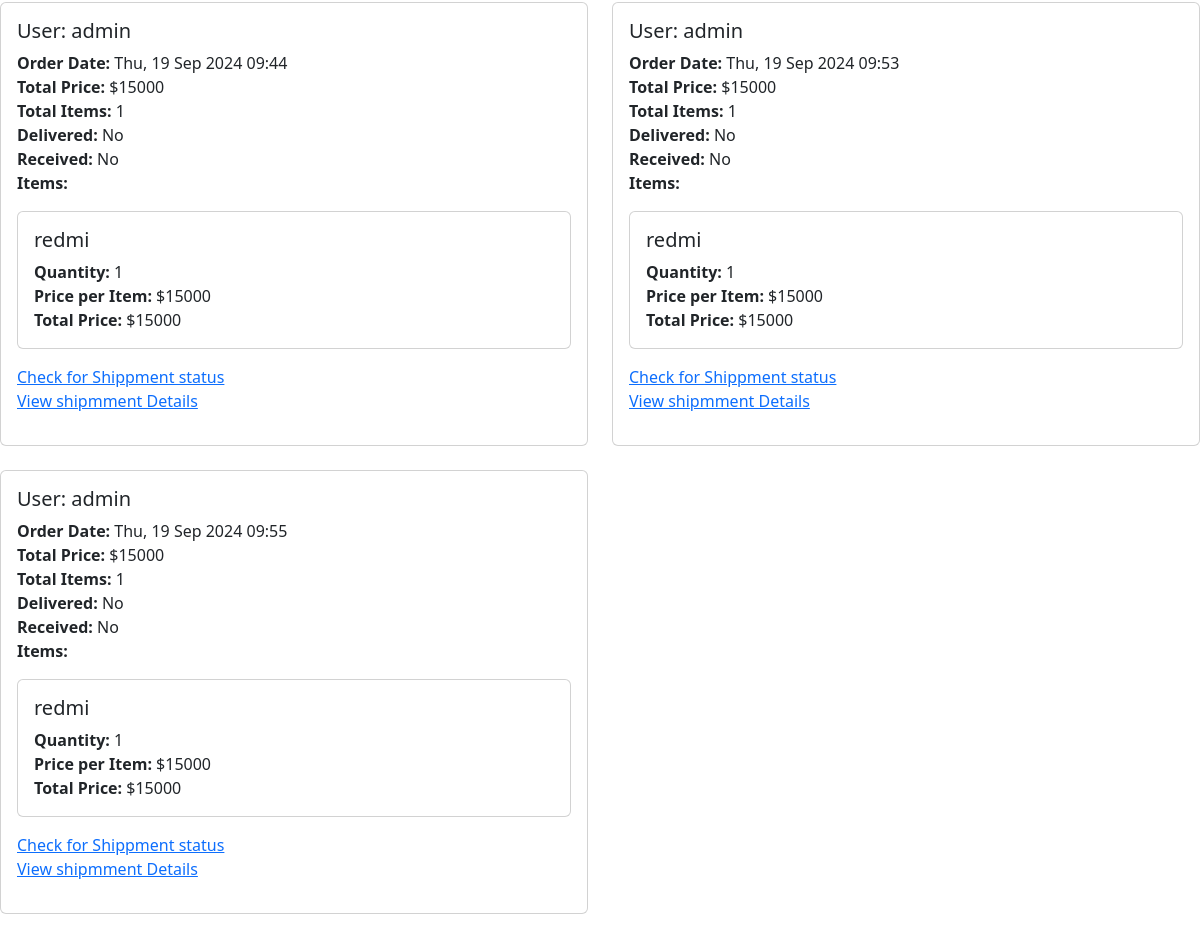
The app's page /orders/ (signed in, lower part), older data.
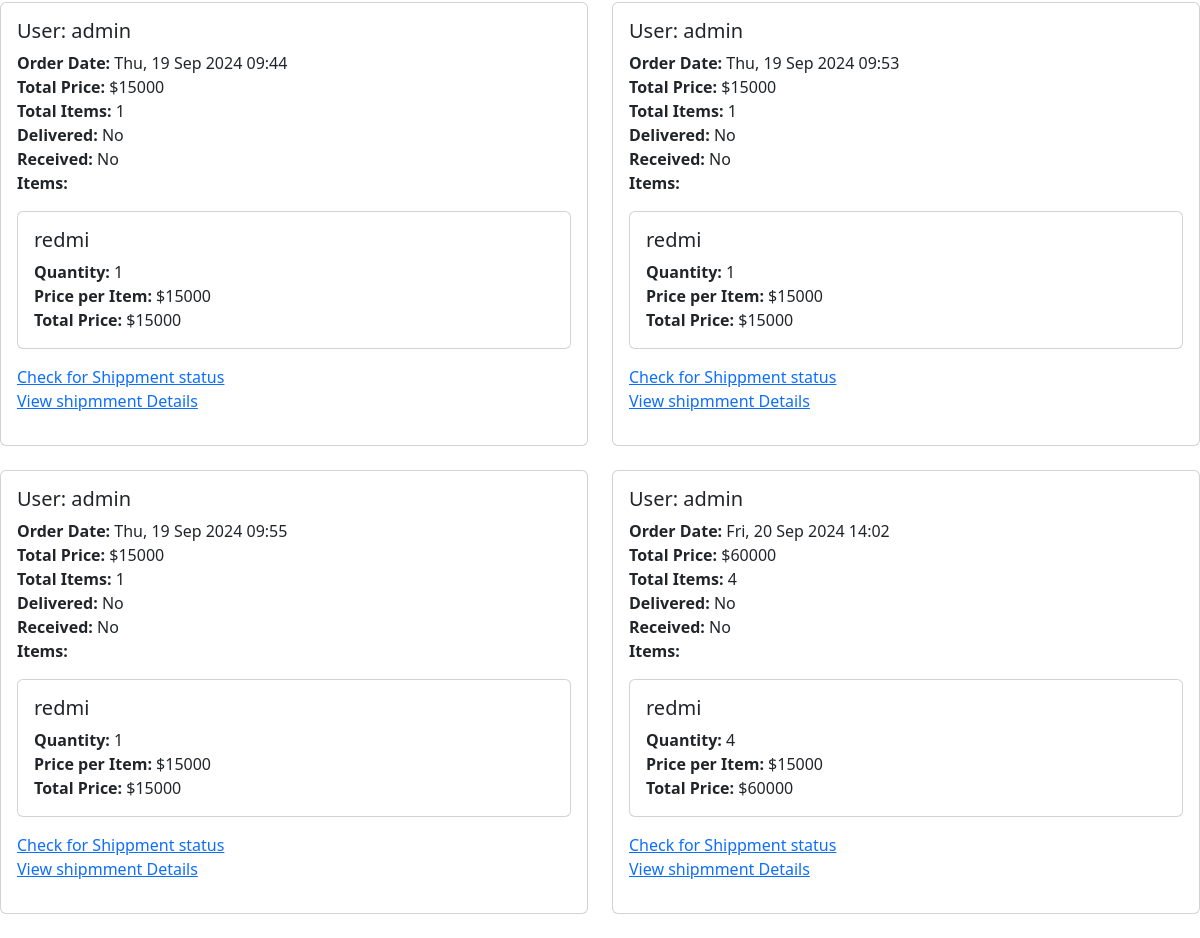
The same page, newer data.
### app/models.py (models this page shows, shortened)
class Order(models.Model):
    user = models.ForeignKey(User, on_delete=models.CASCADE)
    items=models.ManyToManyField(OrderItem)
    start_date = models.DateTimeField(auto_now=True)
    order_date=models.DateTimeField(auto_now_add=True)
    ordered=models.BooleanField(default=False)
    order_id=models.CharField(max_length=100,blank=True,null=True,unique=True,default=None)
    datetime_ofpayment=models.DateTimeField(auto_now_add=True)
    order_delivered=models.BooleanField(default=False)
    order_received=models.BooleanField(default=False)
    checkout_address = models.ForeignKey(checkoutAddress, on_delete=models.SET_NULL, null=True)
    def get_total_order_price(self):
        return sum(item.get_total_item_price() for item in self.items.all())

class OrderItem(models.Model):
    user = models.ForeignKey(User, on_delete=models.CASCADE)
    product = models.ForeignKey(Product, on_delete=models.CASCADE)
    quantity = models.IntegerField(default=0)
    ordered=models.BooleanField(default=False)
    def get_total_item_price(self):
        return self.quantity*self.product.price

class Product(models.Model):
    name = models.CharField(max_length=60)
    price = models.IntegerField(default=0)
    category = models.ForeignKey(Category, on_delete=models.CASCADE, default=1)
    description = models.CharField(
        max_length=250, default='', blank=True, null=True)
    image = models.ImageField(upload_to='products/')

### app/views.py (the view)
# urls.py: path('orders/', views.particular_orders, name='particular_orders'),
@login_required(login_url='login')
def particular_orders(request):
    orders = Order.objects.filter(user=request.user)
    context = {
        'orders': orders
    }
    return render(request, 'user_orders.html', context)

### app/templates/user_orders.html (shortened to what this page needs)
{% extends 'base.html' %}
{% block content %}
    {% if orders %}
        <div class="row">
            {% for order in orders %}
                <div class="col-md-6 mb-4">
                    <div class="card">
                        <div class="card-body">
                            <h5 class="card-title">User: {{ order.user }}</h5>
                            <p class="card-text">
                                <strong>Order Date:</strong> {{ order.order_date|date:"D, d M Y H:i" }}<br>
                                <strong>Total Price:</strong> ${{ order.get_total_order_price }}<br>
                                <strong>Total Items:</strong>
                                {% for item in order.items.all %}
                                    {{ item.quantity }}
                                {% endfor %}
                                <br>
                                <strong>Delivered:</strong> {{ order.order_delivered|yesno:"Yes,No" }}<br>
                                <strong>Received:</strong> {{ order.order_received|yesno:"Yes,No" }}<br>
                                {% if order.items.all %}
                                    <strong>Items:</strong><br>
                                    <div class="row">
                                        {% for item in order.items.all %}
                                            <div class="col-md-12">
                                                <div class="card mb-3">
                                                    <div class="card-body">
                                                        <h5 class="card-title">{{ item.product.name }}</h5>
                                                        <p class="card-text">
                                                            <strong>Quantity:</strong> {{ item.quantity }}<br>
                                                            <strong>Price per Item:</strong> ${{ item.product.price }}<br>
                                                            <strong>Total Price:</strong> ${{ item.get_total_item_price }}<br>
                                                        </p>
                                                    </div>
                                                </div>
                                            </div>
                                        {% endfor %}
                                        {% if user.is_authenticated %}
                                        {% if user.is_superuser %}
                                        <a href="{% url "shippment_Admin"  %}">Check for Shippment status</a>
                                        {% endif %}
                                        <a href="{% url "shippment-status" order.id  %}">View shipmment Details</a>
                                        {% endif %}
                                    </div>
                                {% else %}
                                    <p>No items in this order.</p>
                                {% endif %}
                            </p>
                        </div>
                    </div>
                </div>
            {% endfor %}
        </div>
    {% else %}
        <p>You have not placed any orders yet.</p>
    {% endif %}
{% endblock %}

Row changes from the older to the newer data that the page shows:
added Order: user "admin", order_date "Fri, 20 Sep 2024 14:02", get_total_order_price "60000", order_delivered "No", order_received "No"
added OrderItem: quantity "4", product.name "redmi", product.price "15000", get_total_item_price "60000"
